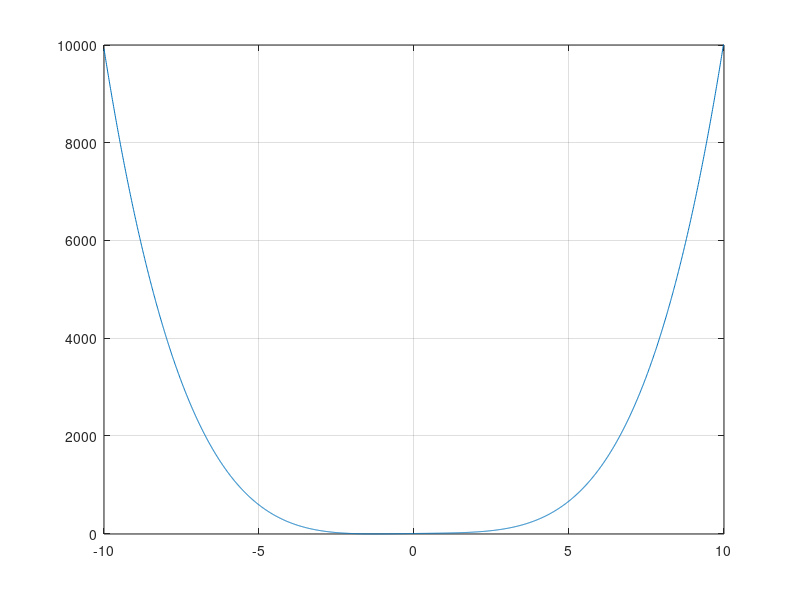

Source code (MATLAB): (Note: this script raises an error after producing the figure.)
x=-10:0.01:10;
y=x.*(x.^3+8);
plot(x,y);
xlim([-10,10])
ylim([-10 10000])
grid on
%%
clear,clc;

syms x;

disp('algoritmo diseccion')

%B=input('ingrese la funcion para hallar sus raices en funcion de x ');
B=x^3-x;
xl=input('ingrese el intervalo inferior');
xu=input('ingrese el intervalo superior');


F1=eval(subs(B,x,xl));
F2=eval(subs(B,x,xu));
ite=1;
xr(ite)=mean([xl xu]);

er=100;

if(F1*F2<0)
    while(er>0.1)
        if( eval(subs(B,x,xl)) * eval(subs(B,x,xr(ite)))<0)
            xu=xr(ite);
        elseif(eval(subs(B,x,xl)) * eval(subs(B,x,xr(ite)))>0)
            xl=xr(ite);
        end
        ite=ite+1;
        xr(ite)=mean([xl xu]);
        er=abs((xr(ite)-xr(ite-1))/(xr(ite)))*100;
        
    end
    fprintf("la raiz encontrada es",xr(ite));
    
else
    fprinf("no se puede encontrar raiz por medio de este metodo")
end
disp(xr(ite))
        
%%
clear,clc;
syms x 
disp('Se llevara a cabo el metodo de biseccion');
f=input('ingrese una funcion con respecto a x');

inf=input('ingrese el limite inferior');
sup=input('ingrese el limite superior');

finf=eval(subs(f,x,inf));%valor de la funcion en el limite inferior
fsup=eval(subs(f,x,sup));%valor de la funcion en el limite superior
int=1;%numero de iteraciones que se llevan a cabo
er=100;%error relativo 
xr(int)=mean([inf sup]);% valor medio del intervalo

if(finf*fsup<0)%verificar que existe un cambio de signo entre los dos limites
    while(er>0.01)%condicion de salida 
        finf=eval(subs(f,x,inf));
        fsup=eval(subs(f,x,sup));
        fxr=eval(subs(f,x,xr(int)));
        
        if(finf*fxr<0)
            sup=xr(int);
        elseif(finf*fxr>0)
            inf=xr(int);
        end
        int=int+1;
        xr(int)=mean([inf sup]);
        er=abs((xr(int)-xr(int-1))/xr(int))*100;
    end
    disp("la raiz encontrada es ");
    disp(xr(int));
else
    fprintf("no se puede hallar la raiz con el metodo de la diseccion ");
end